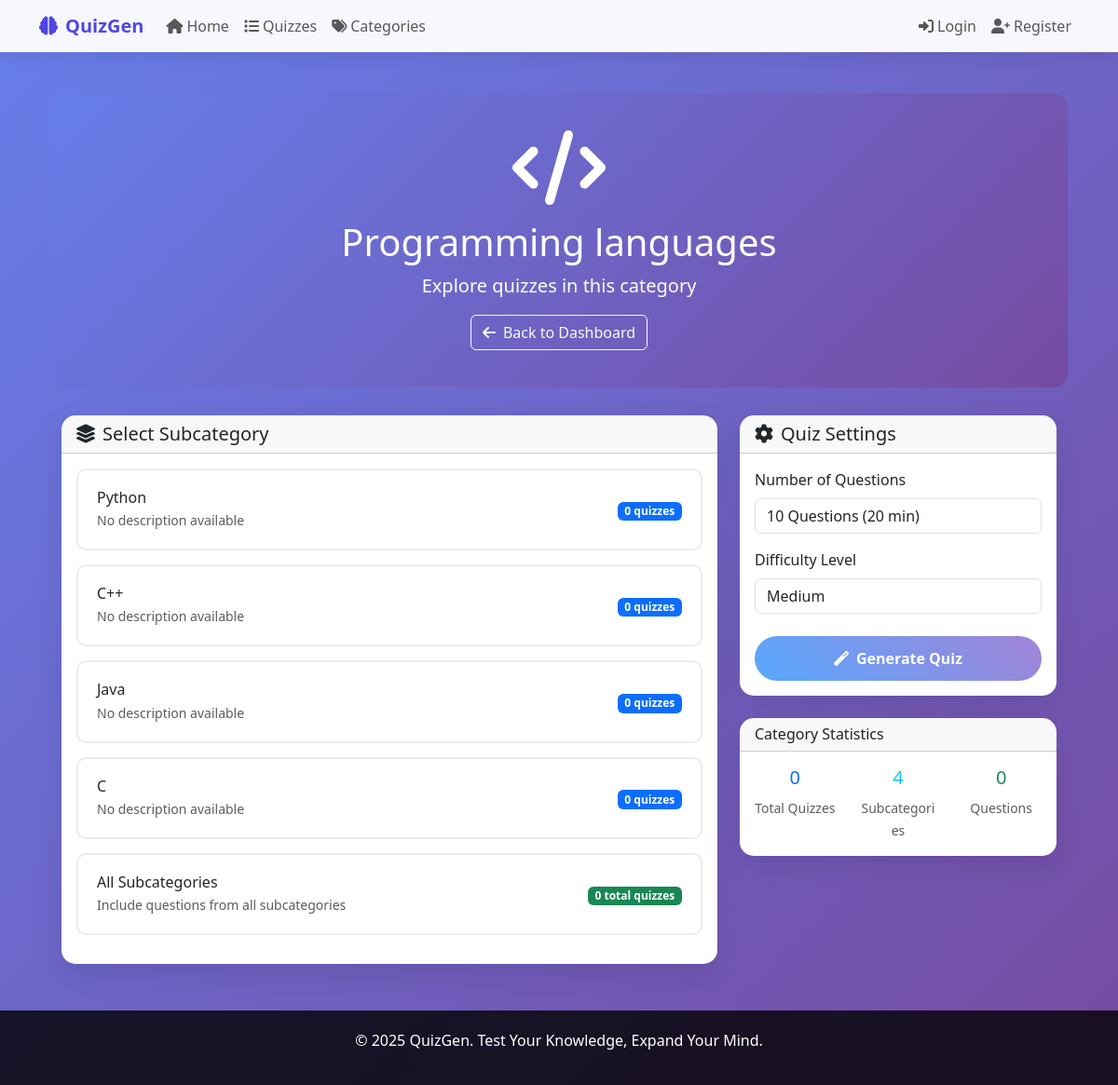
Page /category/1/ on the committed database.
### quizgen_app/models.py (models this page shows, shortened)
class Category(models.Model):
    name = models.CharField(max_length=100, unique=True)
    description = models.TextField(blank=True, null=True)
    created_at = models.DateTimeField(auto_now_add=True)
    class Meta:
        verbose_name_plural = "Categories"

class SubCategory(models.Model):
    category = models.ForeignKey(Category, on_delete=models.CASCADE, related_name='subcategories')
    name = models.CharField(max_length=100)
    description = models.TextField(blank=True, null=True)
    created_at = models.DateTimeField(auto_now_add=True)
    class Meta:
        verbose_name_plural = "Sub Categories"
        unique_together = ('category', 'name')

### quizgen_app/views.py (the view)
# urls.py: path('category/<int:category_id>/', views.category_detail, name='category_detail'),
def category_detail(request, category_id):
    category = get_object_or_404(Category, id=category_id)
    quizzes = Quiz.objects.filter(category=category, is_active=True).select_related('subcategory')
    from .models import Question
    total_questions = Question.objects.filter(quiz__category=category).count()
    context = {
        'category': category,
        'quizzes': quizzes,
        'questions_count': total_questions,
    }
    return render(request, 'categories/category_detail.html', context)

### quizgen_app/templates/categories/category_detail.html (shortened to what this page needs)
{% extends "base.html" %}
{% block content %}
<div class="container-fluid">
    <div class="category-header text-center">
        <div class="container">
            <div class="mb-3">
                {% if 'programming' in category.name.lower %}
                    <i class="fas fa-code fa-5x"></i>
                {% elif 'math' in category.name.lower %}
                    <i class="fas fa-calculator fa-5x"></i>
                {% elif 'physics' in category.name.lower %}
                    <i class="fas fa-atom fa-5x"></i>
                {% elif 'chemistry' in category.name.lower %}
                    <i class="fas fa-flask fa-5x"></i>
                {% elif 'history' in category.name.lower %}
                    <i class="fas fa-landmark fa-5x"></i>
                {% elif 'geography' in category.name.lower %}
                    <i class="fas fa-globe fa-5x"></i>
                {% else %}
                    <i class="fas fa-graduation-cap fa-5x"></i>
                {% endif %}
            </div>
            <h1>{{ category.name }}</h1>
            <p class="lead">{{ category.description|default:"Explore quizzes in this category" }}</p>
            <a href="{% url 'dashboard' %}" class="btn btn-outline-light">
                <i class="fas fa-arrow-left me-2"></i>Back to Dashboard
            </a>
        </div>
    </div>
    <div class="container">
        <div class="row">
            <div class="col-lg-8">
                <div class="card">
                    <div class="card-header">
                        <h5 class="mb-0">
                            <i class="fas fa-layer-group me-2"></i>Select Subcategory
                        </h5>
                    </div>
                    <div class="card-body">
                        {% if category.subcategories.exists %}
                            <div id="subcategory-container">
                                {% for subcategory in category.subcategories.all %}
                                <div class="subcategory-card"
                                     data-subcategory-id="{{ subcategory.id }}"
                                     data-subcategory-name="{{ subcategory.name }}"
                                     onclick="selectSubcategory(this)">
                                    <div class="d-flex justify-content-between align-items-center">
                                        <div>
                                            <h6 class="mb-1">{{ subcategory.name }}</h6>
                                            <p class="text-muted mb-0 small">
                                                {{ subcategory.description|default:"No description available" }}
                                            </p>
                                        </div>
                                        <div class="text-center">
                                            <span class="badge bg-primary">{{ subcategory.quizzes.count }} quizzes</span>
                                        </div>
                                    </div>
                                </div>
                                {% endfor %}
                                <div class="subcategory-card"
                                     data-subcategory-id="all"
                                     data-subcategory-name="All Subcategories"
                                     onclick="selectSubcategory(this)">
                                    <div class="d-flex justify-content-between align-items-center">
                                        <div>
                                            <h6 class="mb-1">All Subcategories</h6>
                                            <p class="text-muted mb-0 small">
                                                Include questions from all subcategories
                                            </p>
                                        </div>
                                        <div class="text-center">
                                            <span class="badge bg-success">{{ category.quizzes.count }} total quizzes</span>
                                        </div>
                                    </div>
                                </div>
                            </div>
                        {% endif %}
                    </div>
                </div>
            </div>
            <div class="col-lg-4">
                <div class="card quiz-settings-card">
                    <div class="card-header">
                        <h5 class="mb-0">
                            <i class="fas fa-cog me-2"></i>Quiz Settings
                        </h5>
                    </div>
                    <div class="card-body">
                        <form id="quiz-generation-form">
                            <div class="mb-3">
                                <label class="form-label">Number of Questions</label>
                                <select class="form-control" id="num-questions" name="num_questions">
                                    <option value="10" selected>10 Questions (20 min)</option>
                                </select>
                            </div>
                            <div class="mb-4">
                                <label class="form-label">Difficulty Level</label>
                                <select class="form-control" id="difficulty" name="difficulty">
                                    <option value="medium" selected>Medium</option>
                                </select>
                            </div>
                            <div class="d-grid">
                                <button type="button" class="btn btn-primary generate-btn"
                                        id="generate-quiz-btn" onclick="generateQuiz()" disabled>
                                    <i class="fas fa-magic me-2"></i>Generate Quiz
                                </button>
                            </div>
                        </form>
                    </div>
                </div>
                <div class="card mt-4">
                    <div class="card-header">
                        <h6 class="mb-0">Category Statistics</h6>
                    </div>
                    <div class="card-body">
                        <div class="row text-center">
                            <div class="col-4">
                                <h5 class="text-primary">{{ category.quizzes.count }}</h5>
                                <small class="text-muted">Total Quizzes</small>
                            </div>
                            <div class="col-4">
                                <h5 class="text-info">{{ category.subcategories.count }}</h5>
                                <small class="text-muted">Subcategories</small>
                            </div>
                            <div class="col-4">
                                <h5 class="text-success">{{ category.questions_count|default:0 }}</h5>
                                <small class="text-muted">Questions</small>
                            </div>
                        </div>
                    </div>
                </div>
            </div>
        </div>
    </div>
</div>
{% endblock %}

### quizgen_app/templates/base.html (style rules this page uses)
:root { --primary-color: #4f46e5; --secondary-color: #06b6d4; --success-color: #10b981; --warning-color: #f59e0b; --danger-color: #ef4444; }
body { background: linear-gradient(135deg, #667eea 0%, #764ba2 100%); min-height: 100vh; }
.card { border: none; border-radius: 15px; box-shadow: 0 10px 30px rgba(0, 0, 0, 0.1); transition: transform 0.3s ease, box-shadow 0.3s ease; }
.btn-primary { background: linear-gradient(45deg, var(--primary-color), var(--secondary-color)); border: none; border-radius: 25px; padding: 10px 25px; transition: all 0.3s ease; }

### quizgen_app/templates/categories/category_detail.html (style rules this page uses)
.category-header { background: linear-gradient(135deg, #667eea 0%, #764ba2 100%); color: white; padding: 40px 0; border-radius: 15px; margin-bottom: 30px; }
.subcategory-card { border: 2px solid #e9ecef; border-radius: 10px; padding: 20px; margin-bottom: 15px; cursor: pointer; transition: all 0.3s ease; }
.quiz-settings-card { position: sticky; top: 100px; }
.generate-btn { background: linear-gradient(45deg, #007bff, #6f42c1); border: none; border-radius: 25px; padding: 12px 30px; font-weight: bold; transition: all 0.3s ease; }

### rows in the picture
Category: name "Programming languages", description "Explore quizzes in this category", quizzes.count "0", subcategories.count "4"
SubCategory: name "Python", description "No description available", quizzes.count "0"
SubCategory: name "C++", description "No description available", quizzes.count "0"
SubCategory: name "Java", description "No description available", quizzes.count "0"
SubCategory: name "C", description "No description available", quizzes.count "0"

### other values in the picture
{{ category.questions_count|default:0 }} "0"
